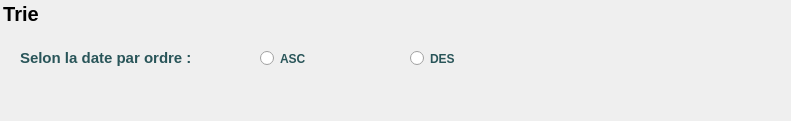
    <widget class="QGroupBox" name="groupBox_5">
     <property name="geometry">
      <rect>
       <x>550</x>
       <y>30</y>
       <width>791</width>
       <height>121</height>
      </rect>
     </property>
     <property name="font">
      <font>
       <family>Arial</family>
       <pointsize>-1</pointsize>
       <weight>75</weight>
       <italic>false</italic>
       <bold>true</bold>
      </font>
     </property>
     <property name="styleSheet">
      <string notr="true">border-radius:15px;

border:3px solid &quot;#cdf830&quot;;
	font-family:Arial;
    font: bold ;
	font-size:20px;</string>
     </property>
     <property name="title">
      <string>Trie</string>
     </property>
     <property name="flat">
      <bool>false</bool>
     </property>
     <property name="checkable">
      <bool>false</bool>
     </property>
     <widget class="QLabel" name="label_6">
      <property name="geometry">
       <rect>
        <x>20</x>
        <y>50</y>
        <width>171</width>
        <height>16</height>
       </rect>
      </property>
      <property name="styleSheet">
       <string notr="true">border:0px solid &quot;#f9eed2&quot;;
	font-family:Arial;
    font: bold ;
	font-size:15px;
color: rgb(41, 85, 89);
	</string>
      </property>
      <property name="text">
       <string>Selon la date par ordre :</string>
      </property>
     </widget>
     <widget class="QRadioButton" name="ASCC">
      <property name="geometry">
       <rect>
        <x>260</x>
        <y>50</y>
        <width>82</width>
        <height>17</height>
       </rect>
      </property>
      <property name="styleSheet">
       <string notr="true">border:0px solid &quot;#f9eed2&quot;;
	font-family:Arial;
    font: bold ;
	font-size:12px;
color: rgb(41, 85, 89);
	</string>
      </property>
      <property name="text">
       <string>ASC</string>
      </property>
     </widget>
     <widget class="QRadioButton" name="DESS">
      <property name="geometry">
       <rect>
        <x>410</x>
        <y>50</y>
        <width>82</width>
        <height>17</height>
       </rect>
      </property>
      <property name="styleSheet">
       <string notr="true">border:0px solid &quot;#f9eed2&quot;;
	font-family:Arial;
    font: bold ;
	font-size:12px;
color: rgb(41, 85, 89);
	</string>
      </property>
      <property name="text">
       <string>DES</string>
      </property>
     </widget>
    </widget>
